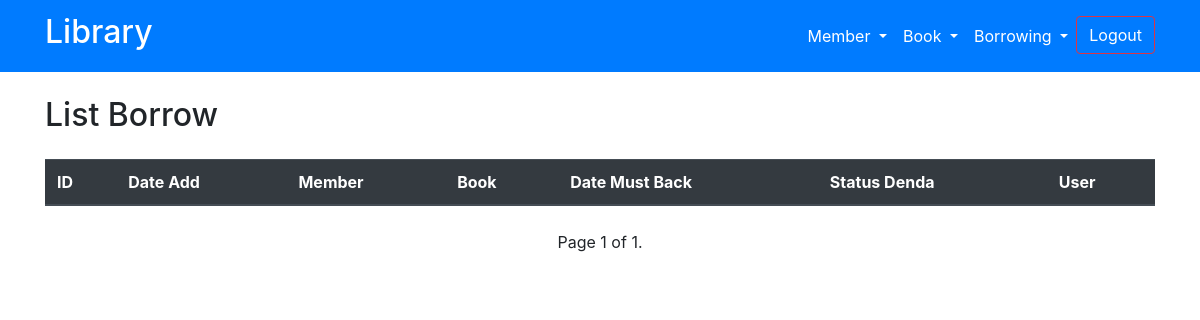
Before: /borrow-list/ (signed in) with the older database file.
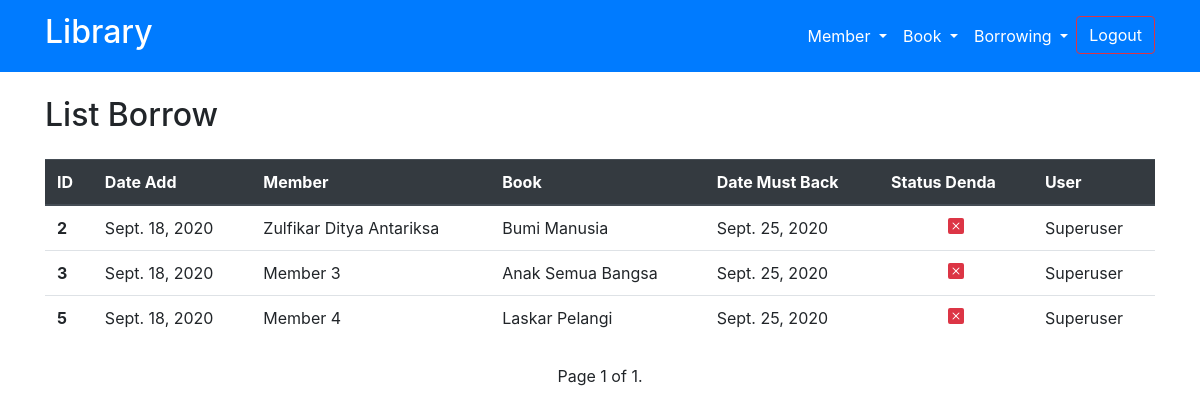
After: the same page with the newer database file.
### my_app/models.py (models this page shows, shortened)
class Peminjaman(models.Model):
    dateAdd = models.DateField(auto_now_add=True)
    member = models.ForeignKey(Member, on_delete=models.CASCADE)
    book = models.ForeignKey(Book, on_delete=models.CASCADE)
    date_must_back = models.DateField(auto_created=back_day)
    date_back_by_member = models.DateField(blank=True, null=True)
    status_denda = models.BooleanField(default=False)
    status_pengembalian = models.BooleanField(default=False)
    user = models.ForeignKey(User, on_delete=models.CASCADE)
    class Meta:
        verbose_name = "Peminjaman"
        verbose_name_plural = "Peminjamans"
        ordering = ['-dateAdd']
    def denda_check(self):
        today = datetime.date.today()
        if self.date_must_back < today:
            self.status_denda = True
            self.save()
        else:
            self.status_denda = False
            self.save()

class Member(models.Model):
    name = models.CharField(max_length=40)
    date_in = models.DateField(auto_now_add=True)
    address = models.CharField(max_length=50)
    email = models.EmailField(max_length=254)
    date_born = models.DateField()
    status = models.BooleanField(default=True)
    class Meta:
        verbose_name = "Member"
        verbose_name_plural = "Members"
        ordering = ['-date_in']
    def __str__(self):
        return self.name

class Book(models.Model):
    dateAdd = models.DateField(auto_now_add=True)
    author = models.CharField(max_length=50)
    title = models.CharField(max_length=50)
    denda = models.IntegerField(default=10000)
    denda_hilang = models.IntegerField(default=50000)
    status = models.BooleanField(default=True)
    status_dipinjam = models.BooleanField(default=False)
    rating = models.ForeignKey(Rating, on_delete=models.CASCADE,)
    categorie = models.ForeignKey(Categorie, on_delete=models.CASCADE,)
    user = models.ForeignKey(User, on_delete=models.CASCADE)
    class Meta:
        verbose_name = "Book"
        verbose_name_plural = "Books"
        ordering = ['-dateAdd']
    def __str__(self):
        return self.title

### my_app/views.py (the view)
# urls.py: path('borrow-list/', views.borrow_list, name='borrow-list'),
def borrow_list(request):
    if request.user.is_authenticated:
        page = 'Borrow'
        boorow_object = Peminjaman.objects.filter(status_pengembalian=False).order_by('id')
        for i in boorow_object:
            i.denda_check()
        paginator = Paginator(boorow_object, 100)
        pageNum = request.GET.get('page')
        dataresult = paginator.get_page(pageNum)
        return render(request, 'home/list-borrow.html', {
            'data': dataresult,
            'page': page,
        })
    else:
        return HttpResponseRedirect(reverse('login'))

### templates/home/list-borrow.html (shortened to what this page needs)
{% extends 'base.html' %}
{% load static %}
{% block content %}
<div class="container my-4 text-capitalize">
    <h2 class="mb-3">List {{page}}</h2>
</div>
<div class="container my-4 text-capitalize">
    <table class="table table-hover">
        <thead class="thead-dark">
            <th scope="col">ID</th>
            <th scope="col">date add</th>
            <th scope="col">Member</th>
            <th scope="col">book</th>
            <th scope="col">date must back</th>
            <th scope="col">status denda</th>
            <th scope="col">user</th>
        </thead>
        <tbody>
            {% for i in data %}
            {% if i.status_denda is True%}
            <tr class="bg-danger text-white">
            {% else %}
            <tr>
            {% endif %}
                <th scope="row">{{i.id}}</th>
                <td>{{i.dateAdd}}</td>
                <td>{{i.member}}</td>
                <td>{{i.book}}</td>
                <td>{{i.date_must_back}}</td>
                {% if i.status_denda is True %}
                <td class="text-success text-center">
                    <svg width="1em" height="1em" viewBox="0 0 16 16" class="bi bi-check-square-fill"
                        fill="currentColor" xmlns="http://www.w3.org/2000/svg">
                        <path fill-rule="evenodd"
                            d="M2 0a2 2 0 0 0-2 2v12a2 2 0 0 0 2 2h12a2 2 0 0 0 2-2V2a2 2 0 0 0-2-2H2zm10.03 4.97a.75.75 0 0 0-1.08.022L7.477 9.417 5.384 7.323a.75.75 0 0 0-1.06 1.06L6.97 11.03a.75.75 0 0 0 1.079-.02l3.992-4.99a.75.75 0 0 0-.01-1.05z" />
                    </svg>
                </td>
                {% else %}
                <td class="text-danger text-center">
                </td>
                {% endif %}
                <td>{{i.user}}</td>
            </tr>
            {% endfor %}
        </tbody>
    </table>
</div>
<div class="container">
    <div class="row">
        <div class="col text-center">
            <span> Page {{ data.number }} of {{ data.paginator.num_pages }}.</span>
        </div>
    </div>
</div>
{% endblock content %}

Changed rows visible on the page:
now on this page (row edited): Peminjaman: id "2", dateAdd "Sept. 18, 2020", member "Zulfikar Ditya Antariksa", book "Bumi Manusia", date_must_back "Sept. 25, 2020", status_denda False (drawn), user "Superuser"
added Peminjaman: id "3", dateAdd "Sept. 18, 2020", member "Member 3", book "Anak Semua Bangsa", date_must_back "Sept. 25, 2020", status_denda False (drawn), user "Superuser"
now on this page (row edited): Peminjaman: id "5", dateAdd "Sept. 18, 2020", member "Member 4", book "Laskar Pelangi", date_must_back "Sept. 25, 2020", status_denda False (drawn), user "Superuser"
